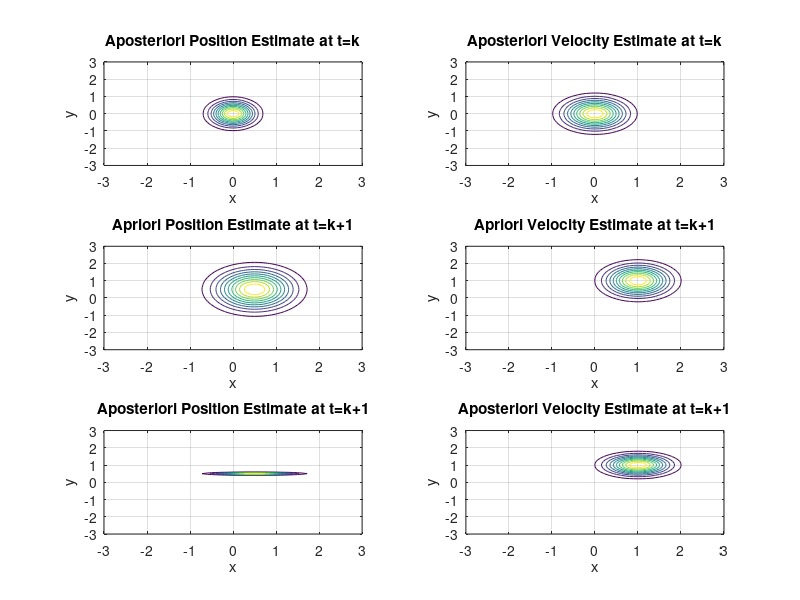

Recreate this plot in MATLAB.
dt = 1;
I_N = eye(4);

AxisX = -3:0.1:3;
AxisY = -3:0.1:3;
[GridX, GridY] = meshgrid(AxisX, AxisY);
tIdx1 = 1:2;
tIdx2 = 3:4;

F = [1 0 dt 0; 0 1 0 dt; 0 0 1 0; 0 0 0 1];
G = [0.5*dt^2 0; 0 0.5*dt^2; dt 0; 0 dt];
H = [0 1 0 0];

Q = [0.01 0 0 0; 0 0.01 0 0; 0 0 0.01 0; 0 0 0 0.01];
R = [1e-10];

x_pos = [0; 0; 0; 0];
u = [1; 1];
y = [0.5];

P_pos = [0.1 0 0 0; 0 0.2 0 0; 0 0 0.2 0; 0 0 0 0.3];

for i=1:1
    subplot(3, 2, 1); 
    Est_pos1 = mvnpdf([GridX(:) GridY(:)], x_pos(tIdx1)', P_pos(tIdx1,tIdx1));
    Est_pos1 = reshape(Est_pos1, length(AxisX), length(AxisY));
    contour(AxisX, AxisY, Est_pos1); grid; 
    title('Aposteriori Position Estimate at t=k');
    xlabel('x'); ylabel('y');

    subplot(3, 2, 2);
    Est_pos2 = mvnpdf([GridX(:) GridY(:)], x_pos(tIdx2)', P_pos(tIdx2,tIdx2));
    Est_pos2 = reshape(Est_pos2, length(AxisX), length(AxisY));
    contour(AxisX, AxisY, Est_pos2); grid; title('Aposteriori Velocity Estimate at t=k');
    xlabel('x'); ylabel('y');

    x_pri = F*x_pos+G*u;
    P_pri = F * P_pos * F' + Q;
    
    subplot(3, 2, 3); grid;
    Est_pri1 = mvnpdf([GridX(:) GridY(:)], x_pri(tIdx1)', P_pri(tIdx1,tIdx1));
    Est_pri1 = reshape(Est_pri1, length(AxisX), length(AxisY));
    contour(AxisX, AxisY, Est_pri1); grid; title('Apriori Position Estimate at t=k+1');
    xlabel('x'); ylabel('y');

    subplot(3, 2, 4); grid;
    Est_pri2 = mvnpdf([GridX(:) GridY(:)], x_pri(tIdx2)', P_pri(tIdx2,tIdx2));
    Est_pri2 = reshape(Est_pri2, length(AxisX), length(AxisY));
    contour(AxisX, AxisY, Est_pri2); grid; title('Apriori Velocity Estimate at t=k+1');
    xlabel('x'); ylabel('y');

    res = y - H*x_pri;
    K = P_pri*H'*(H*P_pri*H'+R)^-1;
    x_pos = x_pri + K*res;
    P_pos = (I_N - K*H)*P_pri;
    subplot(3, 2, 5); 
    Est_pos = mvnpdf([GridX(:) GridY(:)], x_pos(tIdx1)', P_pos(tIdx1,tIdx1));
    Est_pos = reshape(Est_pos, length(AxisX), length(AxisY));
    contour(AxisX, AxisY, Est_pos); grid; title('Aposteriori Position Estimate at t=k+1');
    xlabel('x'); ylabel('y');

    subplot(3, 2, 6);
    Est_pos2 = mvnpdf([GridX(:) GridY(:)], x_pos(tIdx2)', P_pos(tIdx2,tIdx2));
    Est_pos2 = reshape(Est_pos2, length(AxisX), length(AxisY));
    contour(AxisX, AxisY, Est_pos2); grid; title('Aposteriori Velocity Estimate at t=k+1');
    xlabel('x'); ylabel('y');
end